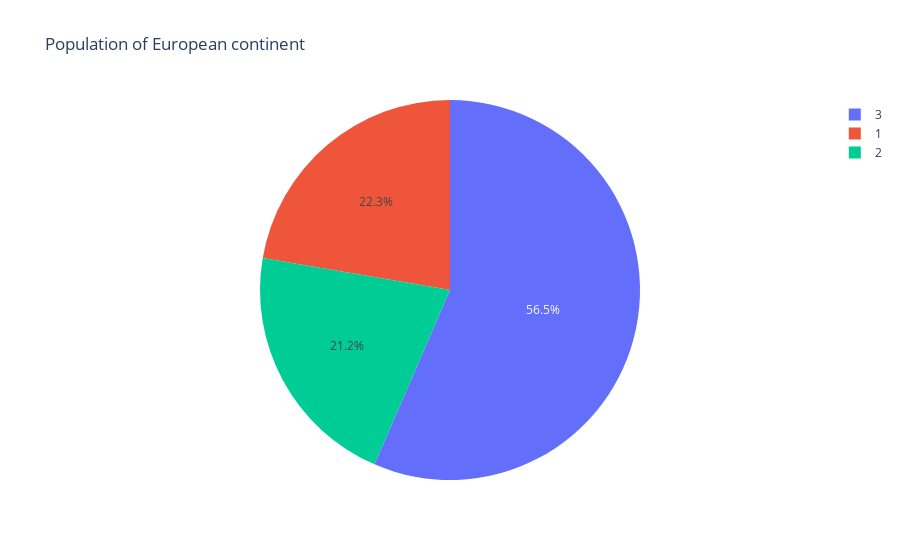

This figure's notebook cell:
### Code cell
import plotly.express as px
df = df1
fig = px.pie(df, values="Qts PassengerId", names="Categoria", title='Population of European continent')
fig.show()

### Figure 1 — Plotly figure (JSON) as saved in the notebook; plotly's stock layout.template omitted (floating-point values rounded to 4 significant figures)
{"data": [{"domain": {"x": [0, 1], "y": [0, 1]}, "hovertemplate": "Categoria=%{label}<br>Qts PassengerId=%{value}<extra></extra>", "labels": [1, 2, 3], "legendgroup": "", "name": "", "showlegend": true, "type": "pie", "values": [139, 132, 352]}], "layout": {"legend": {"tracegroupgap": 0}, "title": {"text": "Population of European continent"}}}
